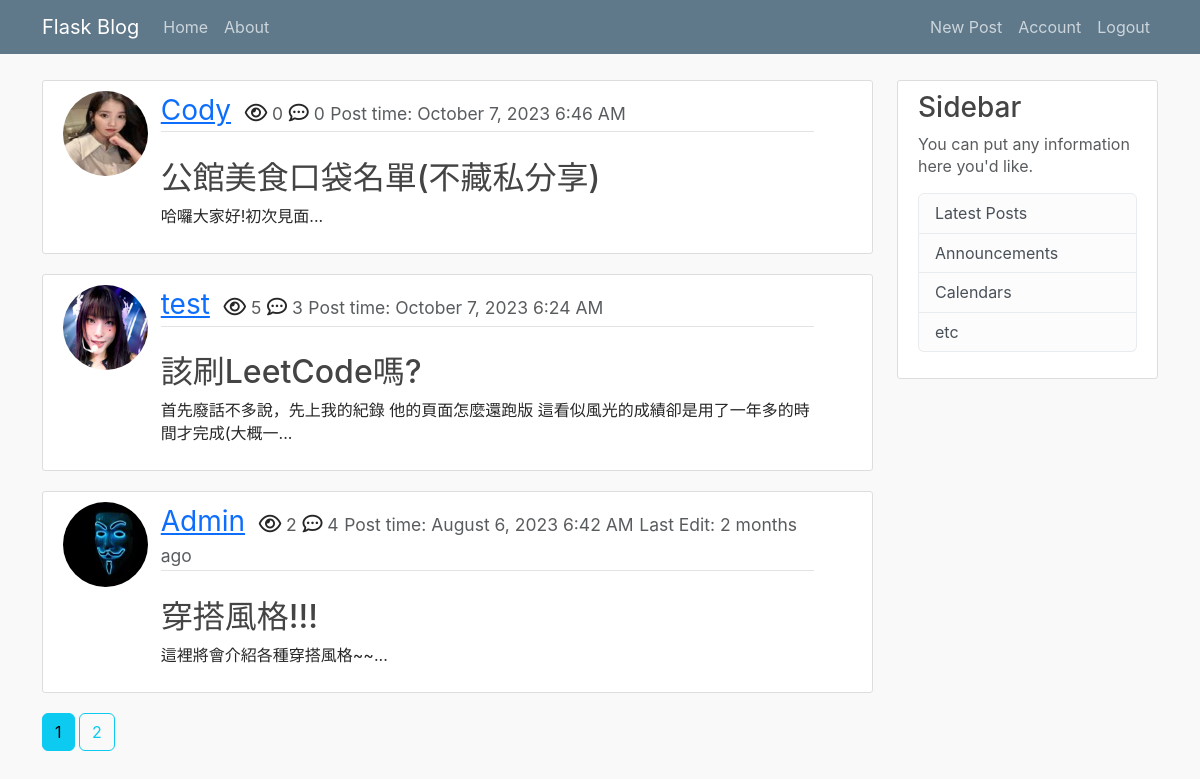
The app's page /home (signed in) with its own data.
### flask_blog/models.py (models this page shows, shortened)
class Post(db.Model):
    __tablename__ = 'post'
    id = db.Column(db.Integer, primary_key=True)
    title = db.Column(db.String(100), nullable=False)
    date_posted = db.Column(db.DateTime, nullable=False, default=datetime.utcnow)
    date_edited = db.Column(db.DateTime) # 這裡應該改成可空且預設為None
    view = db.Column(db.Integer, nullable=False, default=0)
    content = db.Column(db.Text, nullable=False)
    user_id = db.Column(db.Integer, db.ForeignKey('user.id', ondelete='CASCADE'), nullable=False)
    comments = db.relationship('Comment', backref='post', lazy=True, cascade='all, delete')
    category = db.Column(db.String(100), nullable=False)

class User(db.Model, UserMixin):
    __tablename__ = 'user'
    id = db.Column(db.Integer, primary_key=True)
    username = db.Column(db.String(20), unique=True, nullable=False)
    email = db.Column(db.String(120), unique=True, nullable=False)
    image_file = db.Column(db.String(20), unique=False, nullable=False, default='default.jpg')
    password = db.Column(db.String(60), nullable=False)
    posts = db.relationship('Post', backref='author', lazy=True, cascade='all, delete') # lazy="select"
    comments = db.relationship('Comment', backref='user', lazy=True, cascade='all, delete')
    likes = db.relationship('Like', backref='user', lazy=True, cascade='all, delete')

### flask_blog/main/routes.py (the view)
@main.route('/')
@main.route('/home')
def home():
    page = request.args.get('page', 1, type=int) # 製造一個optional的參數:頁數， 1是預設值， 並且只接受int
    category = request.args.get('category', None) #如果沒有指定要哪個category，則顯示全部貼文
    if not category:
        posts = Post.query.order_by(Post.date_posted.desc()).paginate(page=page, per_page=3)
    elif category in {'Travel', 'Food', 'Style'}:
        print(f'yes the category is: {category}')
        posts = Post.query.filter_by(category=category).order_by(Post.date_posted.desc()).paginate(page=page, per_page=2)
    else:
        abort(404)
    return render_template('home.html', title = 'Home', posts=posts)

### flask_blog/models.py (called while the page is built)
@login_manager.user_loader
def load_user(user_id):
    return User.query.get(int(user_id))

### flask_blog/templates/home.html
{% extends 'layout.html' %}
{% block content %}
    {% if posts.items %}
    {% for post in posts.items %}
      <article class="media content-section">
        <div class="row">
          <div class="col-1">
            <img class="rounded-circle article-img" src="{{ url_for('static', filename='profile_pics/' + post.author.image_file) }}">
          </div>
          <div class="media-body col-10">
            <div class="article-metadata">
              <a class="user-name" href="{{ url_for('users.user_posts', username=post.author.username ) }}">{{ post.author.username }}</a>
              <i class="far fa-eye icon-class"></i><small class='text-muted'> {{ post.view }}</small>
              <i class='far fa-comment-dots icon-class'></i><small class='text-muted'> {{ post.comments|length }}</small>
              <small class='text-muted'>Post time: {{ moment(post.date_posted).format('LLL') }}</small>
              {% if post.date_edited %}
                <small class= 'text-muted'>Last Edit: {{ moment(post.date_edited).fromNow(refresh=True) }}</small>
              {% endif %}
            </div>
            <br>
            <div>
              <h2><a class="article-title" href="{{ url_for('posts.post', post_id=post.id) }}">{{ post.title }}</a></h2>
              <p class="article-content">{{ (post.content|striptags)[:50] }}...</p>
            </div>
          </div>
        </div>
      </article>
    {% endfor %}
    {% else %}
    <h1>No Posts</h1>
    {% endif %}
    {% for page_num in posts.iter_pages(left_edge=1, right_edge=1, left_current=1, right_current=2) %}
      {% if page_num %}
        {% if posts.page == page_num %}
          <a href="{{ url_for('main.home', page=page_num) }}" class="btn btn-info mb-4">{{ page_num }}</a>
        {% else %}
          <a href="{{ url_for('main.home', page=page_num) }}" class="btn btn-outline-info mb-4">{{ page_num }}</a>
        {% endif %}
      {% else %}
        ...
      {% endif %}
    {% endfor %}
{% endblock content %}

### flask_blog/static/main.css (style rules this page uses)
body { background: #fafafa; color: #333333; margin-top: 5rem; }
h1, h2, h3, h4, h5, h6 { color: #444444; }
.icon-class { font-size: 20px; }
.content-section { background: #ffffff; padding: 10px 20px; border: 1px solid #dddddd; border-radius: 3px; margin-bottom: 20px; }
.article-title { color: #444444; }
.article-content { white-space: pre-line; }
.article-img { height: 85px; width: 85px; margin-right: 16px; }
.media-body { margin-left: 30px; }
.article-metadata { position: relative; padding-bottom: 1px; margin-bottom: 4px; border-bottom: 1px solid #e3e3e3; font-size: 20px; }
.article-metadata .user-name { font-size: 28px; margin-right: 8px; }
.article-title { text-decoration: none; }
.text-muted, a.text-muted:hover, a.text-muted:focus { color: #acacac; }
* { box-sizing: border-box; }
body { font-family: -apple-system, BlinkMacSystemFont, "Segoe UI", Roboto, Helvetica, Arial, sans-serif, "Apple Color Emoji", "Segoe UI Emoji", "Segoe UI Symbol"; line-height: 1.4; color: rgba(0, 0, 0, 0.85); background-color: #f9f9f9; }

### records on screen
Post: image_file (picture), author.username "Cody", view "0", comments|length "0", date_posted "October 7, 2023 6:46 AM", title "公館美食口袋名單(不藏私分享)", content "哈囉大家好!初次見面"
Post: image_file (picture), author.username "test", view "5", comments|length "3", date_posted "October 7, 2023 6:24 AM", title "該刷LeetCode嗎?", content "首先廢話不多說，先上我的紀錄 他的頁面怎麼還跑版 這看似風光的成績卻是用了一年多的時間才完成(大概一"
Post: image_file (picture), author.username "Admin", view "2", comments|length "4", date_posted "August 6, 2023 6:42 AM", date_edited "2 months ago", title "穿搭風格!!!", content "這裡將會介紹各種穿搭風格~~"

### other values on screen
{{ page_num }} "1"
{{ page_num }} "2"
